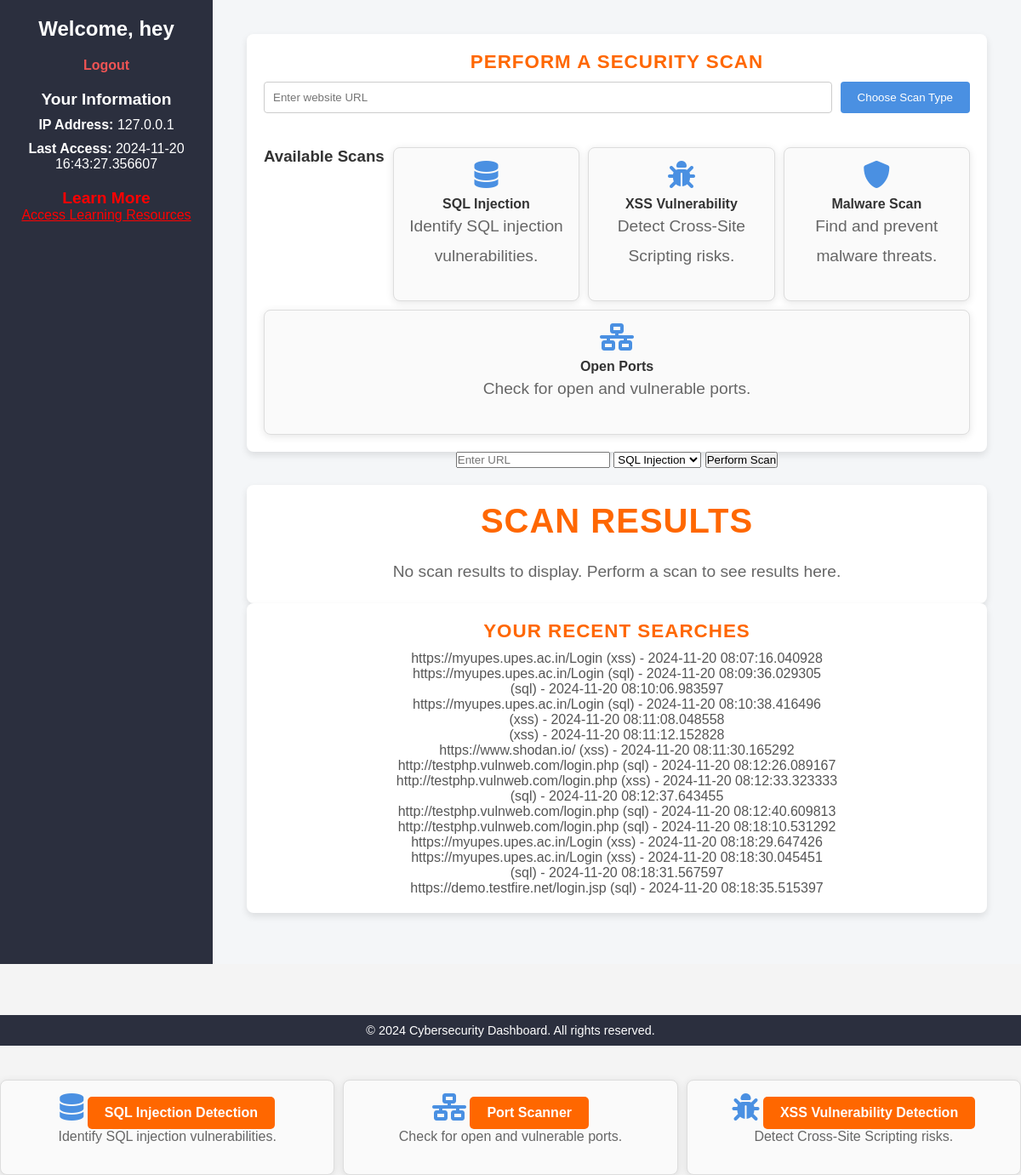
The page /dashboard (signed in) on the database its author committed.
### tempCodeRunnerFile.py (models this page shows)
class User(db.Model):
    id = db.Column(db.Integer, primary_key=True)
    username = db.Column(db.String(150), unique=True, nullable=False)
    password = db.Column(db.String(150), nullable=False)
    ip_address = db.Column(db.String(100), nullable=True)
    last_access_time = db.Column(db.DateTime, nullable=True)
    searches = db.relationship('Search', backref='user', lazy=True)

class Search(db.Model):
    id = db.Column(db.Integer, primary_key=True)
    search_term = db.Column(db.String(300), nullable=False)
    timestamp = db.Column(db.DateTime, default=datetime.utcnow)
    user_id = db.Column(db.Integer, db.ForeignKey('user.id'), nullable=False)

### tempCodeRunnerFile.py (the view)
@app.route("/dashboard")
def dashboard():
    if "user_id" not in session:
        return redirect(url_for("index"))
    user_id = session["user_id"]
    user = User.query.get(user_id)
    searches = Search.query.filter_by(user_id=user_id).all()
    return render_template("dashboard.html", user=user, searches=searches)

### templates/dashboard.html (shortened to what this page needs)
<!DOCTYPE html>
<html lang="en">
<head>
    <link rel="stylesheet" href="{{ url_for('static', filename='styles.css') }}">
    <link rel="stylesheet" href="https://cdnjs.cloudflare.com/ajax/libs/font-awesome/6.0.0-beta3/css/all.min.css">
    <link rel="stylesheet" href="{{ url_for('static', filename='dashboard_style.css') }}">
</head>
<body>
    <div class="dashboard-container">
        <aside class="sidebar">
            <h2>Welcome, {{ user.username }}</h2>
            <p><a href="{{ url_for('logout') }}" class="logout-btn">Logout</a></p>
            <h3>Your Information</h3>
            <p><strong>IP Address:</strong> {{ user.ip_address }}</p>
            <p><strong>Last Access:</strong> {{ user.last_access_time }}</p>
            <h3 style="color: red;">Learn More</h3>
            <a href="{{ url_for('learning_dashboard') }}" style="color: red ; ">Access Learning Resources</a>
        </aside>
        <main class="main-content">
            <section class="scan-section">
                <h2>Perform a Security Scan</h2>
                <form id="scanForm" action="{{ url_for('perform_scan_route') }}" method="post" class="scan-form">
                    <input type="text" name="url" placeholder="Enter website URL" required>
                    <button type="button" class="scan-btn" onclick="showScanOptions()">Choose Scan Type</button>
                </form>
                <div class="services">
                    <h3>Available Scans</h3>
                    <div class="service-box" onclick="performScan('sql')">
                        <i class="fas fa-database"></i>
                        <h4>SQL Injection</h4>
                        <p>Identify SQL injection vulnerabilities.</p>
                    </div>
                    <div class="service-box" onclick="performScan('xss')">
                        <i class="fas fa-bug"></i>
                        <h4>XSS Vulnerability</h4>
                        <p>Detect Cross-Site Scripting risks.</p>
                    </div>
                    <div class="service-box" onclick="performScan('malware')">
                        <i class="fas fa-shield-alt"></i>
                        <h4>Malware Scan</h4>
                        <p>Find and prevent malware threats.</p>
                    </div>
                    <div class="service-box" onclick="performScan('port')">
                        <i class="fas fa-network-wired"></i>
                        <h4>Open Ports</h4>
                        <p>Check for open and vulnerable ports.</p>
                    </div>
                </div>
            </section>
            <form action="{{ url_for('perform_scan_route') }}" method="POST">
                <input type="text" name="url" placeholder="Enter URL" required>
                <select name="scan_type" required>
                    <option value="sql_injection">SQL Injection</option>
                </select>
                <button type="submit">Perform Scan</button>
            </form>
            <section class="scan-results">
                <h2>Scan Results</h2>
                {% if scan_results %}
                <div id="scan-results" class="result-box">
                    <h3>Results:</h3>
                    <pre>{{ scan_results }}</pre>
                </div>
                {% else %}
                <p>No scan results to display. Perform a scan to see results here.</p>
                {% endif %}
            </section>
             <section class="search-history">
                <h2>Your Recent Searches</h2>
                <ul class="search-list">
                    {% for search in searches %}
                    <li>{{ search.search_term }} - {{ search.timestamp }}</li>
                    {% endfor %}
                </ul>
            </section>
        </main>
    </div>
    <footer class="footer">
        <p>&copy; 2024 Cybersecurity Dashboard. All rights reserved.</p>
    </footer>
    <div class="services">
        <div class="service-box">
            <i class="fas fa-database"></i>
            <a href="{{ url_for('sql_injection') }}">SQL Injection Detection</a>
            <p>Identify SQL injection vulnerabilities.</p>
        </div>
        <div class="service-box">
            <i class="fas fa-network-wired"></i>
            <a href="{{ url_for('port_scan') }}">Port Scanner</a>
            <p>Check for open and vulnerable ports.</p>
        </div>
        <div class="service-box">
            <i class="fas fa-bug"></i>
            <a href="{{ url_for('xss_scan') }}">XSS Vulnerability Detection</a>
            <p>Detect Cross-Site Scripting risks.</p>
        </div>
    </div>
</body>
</html>

### static/styles.css (style rules this page uses)
body { font-family: 'Poppins', sans-serif; margin: 0; padding: 0; background-color: #f4f4f4; color: #333; scroll-behavior: smooth; }
.main-content { padding: 60px 20px; text-align: center; }
.main-content h2 { font-size: 2.5rem; color: #ff6700; margin-bottom: 20px; text-transform: uppercase; letter-spacing: 1px; }
.main-content p { font-size: 1.2rem; color: #666; max-width: 800px; margin: 0 auto; line-height: 1.8; }
.services { display: flex; justify-content: center; gap: 30px; margin-top: 40px; flex-wrap: wrap; }
.service-box { width: 300px; background-color: #fff; padding: 20px; border-radius: 10px; box-shadow: 0 2px 10px rgba(0, 0, 0, 0.1); transition: transform 0.3s ease, box-shadow 0.3s ease; text-align: center; position: relative; }
.service-box p { color: #666; margin-bottom: 20px; }
.service-box a { display: inline-block; padding: 10px 20px; background-color: #ff6700; color: #fff; border-radius: 5px; text-decoration: none; font-weight: 600; transition: background-color 0.3s ease, transform 0.3s ease; }
footer { background-color: #333; color: #fff; padding: 20px; text-align: center; margin-top: 60px; }

### static/dashboard_style.css (style rules this page uses)
* { margin: 0; padding: 0; box-sizing: border-box; font-family: Arial, sans-serif; }
.dashboard-container { display: flex; min-height: 100vh; background-color: #f4f6f8; color: #333; }
.sidebar { background-color: #2b2f3e; color: #fff; padding: 20px; width: 250px; text-align: center; }
.sidebar h2 { font-size: 1.5em; margin-bottom: 20px; }
.sidebar p { margin: 10px 0; }
.logout-btn { color: #f05454; text-decoration: none; font-weight: bold; }
.sidebar h3 { margin-top: 20px; font-size: 1.2em; }
.main-content { flex: 1; padding: 40px; }
.search-history { background-color: #fff; padding: 20px; border-radius: 8px; margin-bottom: 20px; box-shadow: 0px 4px 8px rgba(0, 0, 0, 0.1); }
.search-history h2 { font-size: 1.4em; margin-bottom: 10px; }
.search-list { list-style-type: none; color: #555; }
.scan-section { background-color: #fff; padding: 20px; border-radius: 8px; box-shadow: 0px 4px 8px rgba(0, 0, 0, 0.1); }
.scan-section h2 { font-size: 1.4em; margin-bottom: 10px; }
.scan-form { display: flex; gap: 10px; margin-bottom: 20px; }
.scan-form input { flex: 1; padding: 10px; border-radius: 4px; border: 1px solid #ccc; }
.scan-btn { padding: 10px 20px; background-color: #4a90e2; color: #fff; border: none; border-radius: 4px; cursor: pointer; }
.services { display: flex; gap: 10px; flex-wrap: wrap; }
.service-box { flex: 1 1 200px; background-color: #fafafa; padding: 15px; border-radius: 8px; text-align: center; cursor: pointer; transition: transform 0.3s, box-shadow 0.3s; border: 1px solid #ddd; }
.service-box i { font-size: 2em; color: #4a90e2; margin-bottom: 10px; }
.scan-results { background-color: #fff; padding: 20px; border-radius: 8px; box-shadow: 0px 4px 8px rgba(0, 0, 0, 0.1); margin-top: 20px; }
.footer { text-align: center; padding: 10px 0; background-color: #2b2f3e; color: #fff; font-size: 0.9em; }

### rows shown on the page
User: username "hey", ip_address "127.0.0.1", last_access_time "2024-11-20 16:43:27.356607"
Search: search_term "https://myupes.upes.ac.in/Login (xss)", timestamp "2024-11-20 08:07:16.040928"
Search: search_term "https://myupes.upes.ac.in/Login (sql)", timestamp "2024-11-20 08:09:36.029305"
Search: search_term "(sql)", timestamp "2024-11-20 08:10:06.983597"
Search: search_term "https://myupes.upes.ac.in/Login (sql)", timestamp "2024-11-20 08:10:38.416496"
Search: search_term "(xss)", timestamp "2024-11-20 08:11:08.048558"
Search: search_term "(xss)", timestamp "2024-11-20 08:11:12.152828"
Search: search_term "https://www.shodan.io/ (xss)", timestamp "2024-11-20 08:11:30.165292"
Search: search_term "http://testphp.vulnweb.com/login.php (sql)", timestamp "2024-11-20 08:12:26.089167"
Search: search_term "http://testphp.vulnweb.com/login.php (xss)", timestamp "2024-11-20 08:12:33.323333"
Search: search_term "(sql)", timestamp "2024-11-20 08:12:37.643455"
Search: search_term "http://testphp.vulnweb.com/login.php (sql)", timestamp "2024-11-20 08:12:40.609813"
Search: search_term "http://testphp.vulnweb.com/login.php (sql)", timestamp "2024-11-20 08:18:10.531292"
Search: search_term "https://myupes.upes.ac.in/Login (xss)", timestamp "2024-11-20 08:18:29.647426"
Search: search_term "https://myupes.upes.ac.in/Login (xss)", timestamp "2024-11-20 08:18:30.045451"
Search: search_term "(sql)", timestamp "2024-11-20 08:18:31.567597"
Search: search_term "https://demo.testfire.net/login.jsp (sql)", timestamp "2024-11-20 08:18:35.515397"
